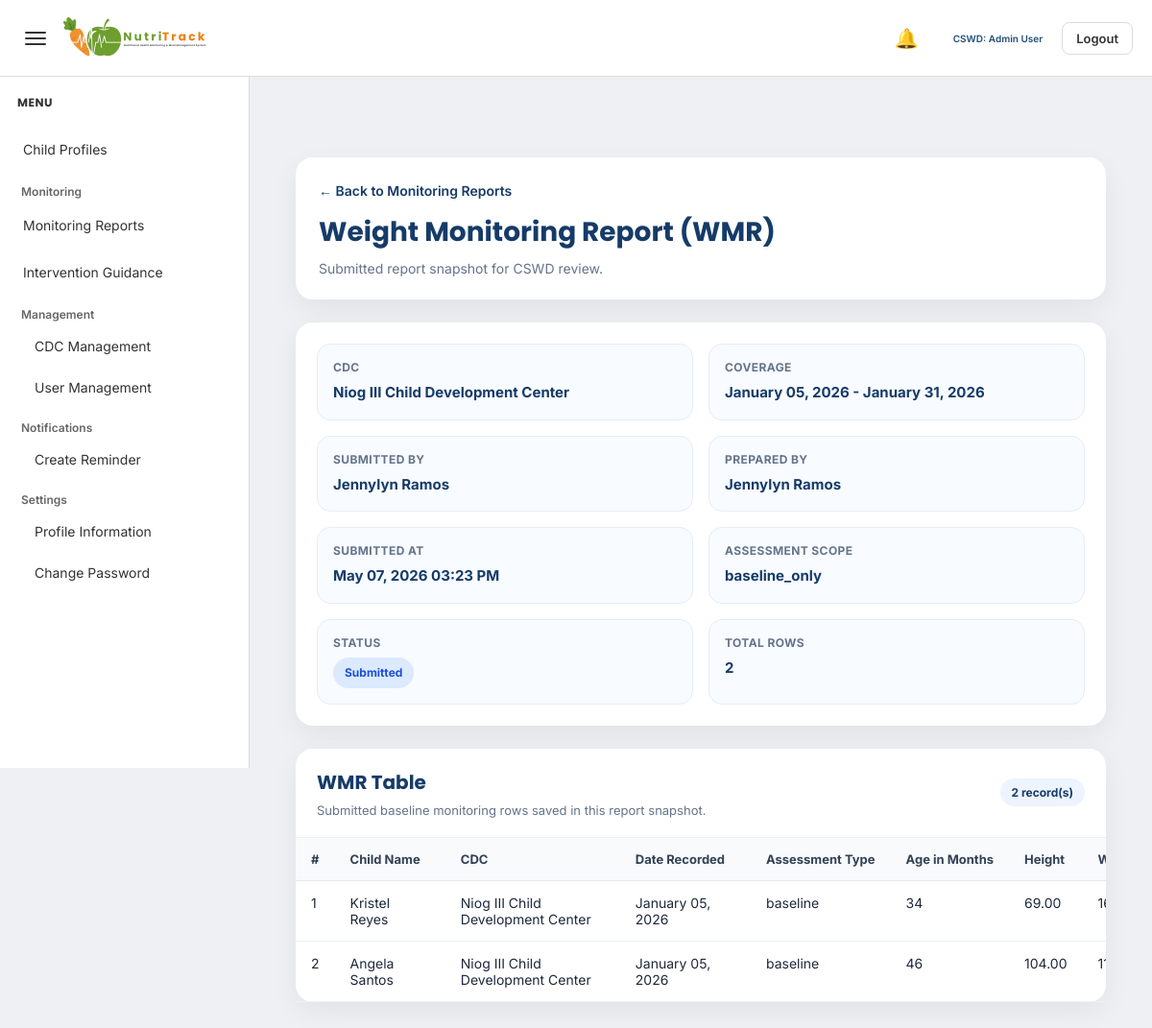
Screenshot of /admin/view_wmr_report.php?id=28 (signed in) with the database file from the repository.
### tables this page shows
CREATE TABLE `submitted_reports` (
  `submitted_report_id` int(11) NOT NULL,
  `report_type` varchar(100) NOT NULL,
  `cdc_id` int(11) NOT NULL,
  `submitted_by` int(11) NOT NULL,
  `date_from` date DEFAULT NULL,
  `date_to` date DEFAULT NULL,
  `submitted_at` datetime NOT NULL DEFAULT current_timestamp(),
  `status` varchar(50) NOT NULL DEFAULT 'submitted',
  `report_payload` longtext NOT NULL
);

CREATE TABLE `cdc` (
  `cdc_id` int(11) NOT NULL,
  `cdc_name` varchar(100) DEFAULT NULL,
  `barangay` varchar(100) DEFAULT NULL,
  `address` text DEFAULT NULL,
  `status` varchar(20) DEFAULT 'Active',
  `created_at` timestamp NOT NULL DEFAULT current_timestamp()
);

### admin/view_wmr_report.php (the view, shortened to what this page needs)
<?php
include '../config/database.php';
function h($value)
{
    return htmlspecialchars((string)$value, ENT_QUOTES, 'UTF-8');
}
function safe_value($value, $fallback = 'N/A')
{
    return (isset($value) && trim((string)$value) !== '') ? $value : $fallback;
}
function format_date_value($date, $fallback = 'N/A')
{
    $timestamp = strtotime($date);
    return date('F d, Y', $timestamp);
}
function format_datetime_value($date, $fallback = 'N/A')
{
    $timestamp = strtotime($date);
    return date('F d, Y h:i A', $timestamp);
}
$submitted_report_id = (int) $_GET['id'];
$report_sql = "
    SELECT
        sr.submitted_report_id,
        sr.report_type,
        sr.cdc_id,
        sr.submitted_by,
        sr.date_from,
        sr.date_to,
        sr.submitted_at,
        sr.status,
        sr.report_payload,
        c.cdc_name,
        c.barangay,
        c.address AS cdc_address,
        CONCAT(
            COALESCE(u.first_name, ''),
            CASE
                WHEN u.first_name IS NOT NULL AND u.first_name != '' AND u.last_name IS NOT NULL AND u.last_name != '' THEN ' '
                ELSE ''
            END,
            COALESCE(u.last_name, '')
        ) AS submitted_by_name
    FROM submitted_reports sr
    INNER JOIN cdc c ON sr.cdc_id = c.cdc_id
    INNER JOIN users u ON sr.submitted_by = u.user_id
    WHERE sr.submitted_report_id = ?
    LIMIT 1
";
$stmt_report = mysqli_prepare($conn, $report_sql);
mysqli_stmt_bind_param($stmt_report, "i", $submitted_report_id);
mysqli_stmt_execute($stmt_report);
$result_report = mysqli_stmt_get_result($stmt_report);
$report = mysqli_fetch_assoc($result_report);
$payload = json_decode($report['report_payload'], true);
$rows = [];
if (isset($payload['submitted_rows']) && is_array($payload['submitted_rows'])) {
    $rows = $payload['submitted_rows'];
}
$prepared_by = safe_value($payload['prepared_by'] ?? '', $report['submitted_by_name']);
$assessment_scope = safe_value($payload['assessment_scope'] ?? '', 'N/A');
$total_records = isset($payload['total_records']) ? (int)$payload['total_records'] : count($rows);
$coverage_text = 'All Dates';
if (!empty($report['date_from']) && !empty($report['date_to'])) {
    $coverage_text = format_date_value($report['date_from']) . ' - ' . format_date_value($report['date_to']);
} elseif (!empty($report['date_from'])) {
    $coverage_text = 'From ' . format_date_value($report['date_from']);
} elseif (!empty($report['date_to'])) {
    $coverage_text = 'Up to ' . format_date_value($report['date_to']);
}
$status = strtolower(trim((string)$report['status']));
$status_class = 'status-default';
if ($status === 'submitted') {
    $status_class = 'status-submitted';
} elseif ($status === 'reviewed') {
    $status_class = 'status-reviewed';
} elseif ($status === 'approved') {
    $status_class = 'status-approved';
} elseif ($status === 'returned') {
    $status_class = 'status-returned';
}
?>
<!DOCTYPE html>
<html lang="en">
<head>
    <link rel="stylesheet" href="../assets/admin/admin-style.css">
</head>
<body>
<?php include '../includes/admin_topbar.php'; ?>
<?php include '../includes/admin_sidebar.php'; ?>
<div class="main-content" id="mainContent">
    <div class="report-view-wrapper">
        <div class="report-header-card">
            <a href="monitoring_reports.php" class="back-link">← Back to Monitoring Reports</a>
            <div class="report-header">
                <h1>Weight Monitoring Report (WMR)</h1>
                <p>Submitted report snapshot for CSWD review.</p>
            </div>
        </div>
        <div class="summary-card">
            <div class="summary-grid">
                <div class="summary-item">
                    <div class="summary-label">CDC</div>
                    <div class="summary-value"><?php echo h(safe_value($payload['cdc_name'] ?? '', $report['cdc_name'])); ?></div>
                </div>
                <div class="summary-item">
                    <div class="summary-label">Coverage</div>
                    <div class="summary-value"><?php echo h($coverage_text); ?></div>
                </div>
                <div class="summary-item">
                    <div class="summary-label">Submitted By</div>
                    <div class="summary-value"><?php echo h(safe_value($report['submitted_by_name'])); ?></div>
                </div>
                <div class="summary-item">
                    <div class="summary-label">Prepared By</div>
                    <div class="summary-value"><?php echo h($prepared_by); ?></div>
                </div>
                <div class="summary-item">
                    <div class="summary-label">Submitted At</div>
                    <div class="summary-value"><?php echo h(format_datetime_value($report['submitted_at'])); ?></div>
                </div>
                <div class="summary-item">
                    <div class="summary-label">Assessment Scope</div>
                    <div class="summary-value"><?php echo h($assessment_scope); ?></div>
                </div>
                <div class="summary-item">
                    <div class="summary-label">Status</div>
                    <div class="summary-value">
                        <span class="status-badge <?php echo h($status_class); ?>">
                            <?php echo h(safe_value($report['status'])); ?>
                        </span>
                    </div>
                </div>
                <div class="summary-item">
                    <div class="summary-label">Total Rows</div>
                    <div class="summary-value"><?php echo (int)$total_records; ?></div>
                </div>
            </div>
        </div>
        <div class="table-card">
            <div class="table-header">
                <div>
                    <h2>WMR Table</h2>
                    <p>Submitted baseline monitoring rows saved in this report snapshot.</p>
                </div>
                <span class="record-count"><?php echo (int)$total_records; ?> record(s)</span>
            </div>
            <?php if (!empty($rows)): ?>
                <div class="table-wrap">
                    <table class="report-table">
                        <thead>
                            <tr>
                                <th>#</th>
                                <th>Child Name</th>
                                <th>CDC</th>
                                <th>Date Recorded</th>
                                <th>Assessment Type</th>
                                <th>Age in Months</th>
                                <th>Height</th>
                                <th>Weight</th>
                            </tr>
                        </thead>
                        <tbody>
                            <?php foreach ($rows as $index => $row): ?>
                                <tr>
                                    <td><?php echo (int)($index + 1); ?></td>
                                    <td><?php echo h(safe_value($row['child_name'] ?? '')); ?></td>
                                    <td><?php echo h(safe_value($row['cdc_name'] ?? '', $report['cdc_name'])); ?></td>
                                    <td><?php echo h(format_date_value($row['date_recorded'] ?? '')); ?></td>
                                    <td><?php echo h(safe_value($row['assessment_type'] ?? '')); ?></td>
                                    <td><?php echo h(safe_value($row['age_in_months'] ?? '')); ?></td>
                                    <td><?php echo h(safe_value($row['height'] ?? '')); ?></td>
                                    <td><?php echo h(safe_value($row['weight'] ?? '')); ?></td>
                                </tr>
                            <?php endforeach; ?>
                        </tbody>
                    </table>
                </div>
            <?php endif; ?>
        </div>
    </div>
</div>
</body>
</html>

### assets/admin/admin-style.css (style rules this page uses)
* { box-sizing:border-box; margin:0; padding:0; }
:root { --page-bg:#eef0f3; --card-bg:#ffffff; --text-color:#333333; --muted-text:#666666; --border-color:#dcdcdc; --input-bg:#ffffff; --input-border:#cfcfcf; --readonly-bg:#f5f5f5; --hover-bg:#edf3f8; --active-bg:#dbe7f3; --accent:#1F4E79; --secondary:#2E7D32; --alert:#C0392B; --warning:#E67E22; --table-head:#f7f7f7; --blue-soft:#cfdff1; --green-soft:#dce6da; --red-soft:#eadcdc; --orange-soft:#f4e2d3; }
body { background:var(--page-bg); font-family:'Inter', sans-serif; color:var(--text-color); }
a { text-decoration:none; }
.main-content { margin-left:260px; padding:140px 24px 24px; transition:margin-left 0.25s ease; }
.summary-grid { display:grid; grid-template-columns:repeat(3, 1fr); gap:18px; }
@media (max-width: 1200px) { .summary-grid { grid-template-columns:repeat(2, 1fr); } }

### admin/view_wmr_report.php (style rules this page uses)
.report-view-wrapper { padding: 24px; }
.report-header-card, .summary-card, .table-card { background: #ffffff; border-radius: 18px; box-shadow: 0 10px 30px rgba(15, 23, 42, 0.06); margin-bottom: 24px; }
.report-header-card { padding: 24px; }
.back-link { display: inline-flex; align-items: center; gap: 8px; text-decoration: none; color: #163b68; font-size: 14px; font-weight: 600; margin-bottom: 14px; }
.report-header h1 { margin: 0; font-family: 'Poppins', sans-serif; font-size: 28px; font-weight: 700; color: #163b68; }
.report-header p { margin: 8px 0 0; font-size: 14px; color: #64748b; }
.summary-card { padding: 22px; }
.summary-grid { display: grid; grid-template-columns: repeat(4, minmax(180px, 1fr)); gap: 16px; }
.summary-item { background: #f8fbff; border: 1px solid #e3edf8; border-radius: 14px; padding: 16px; }
.summary-label { font-size: 12px; font-weight: 700; color: #64748b; text-transform: uppercase; letter-spacing: 0.4px; margin-bottom: 8px; }
.summary-value { font-size: 15px; font-weight: 700; color: #163b68; line-height: 1.5; }
.table-header { padding: 20px 22px; border-bottom: 1px solid #eef2f7; display: flex; justify-content: space-between; align-items: center; gap: 12px; flex-wrap: wrap; }
.table-header h2 { margin: 0; font-family: 'Poppins', sans-serif; font-size: 20px; font-weight: 700; color: #163b68; }
.table-header p { margin: 6px 0 0; font-size: 13px; color: #64748b; }
.record-count, .status-badge { display: inline-flex; align-items: center; justify-content: center; padding: 7px 12px; border-radius: 999px; font-size: 12px; font-weight: 700; white-space: nowrap; }
.record-count { background: #edf4ff; color: #163b68; }
.status-badge { text-transform: capitalize; }
.status-submitted { background: #dbeafe; color: #1d4ed8; }
.table-wrap { width: 100%; overflow-x: auto; }
.report-table { width: 100%; min-width: 1450px; border-collapse: collapse; }
.report-table thead th { background: #f8fafc; font-size: 13px; font-weight: 700; color: #334155; text-align: left; padding: 14px 16px; border-bottom: 1px solid #e2e8f0; white-space: nowrap; }
.report-table tbody td { padding: 14px 16px; font-size: 14px; color: #1e293b; border-bottom: 1px solid #eef2f7; vertical-align: top; }
@media (max-width: 1200px) { .summary-grid { grid-template-columns: repeat(2, minmax(180px, 1fr)); } }

### rows the page displays
submitted_reports: cdc.cdc_name "Niog III Child Development Center", coverage_text "January 05, 2026 - January 31, 2026", submitted_at "May 07, 2026 03:23 PM", report_payload "baseline_only", status "Submitted", report_payload "2"

### other values shown
$admin_full_name "Admin User"
safe_value($report['submitted_by_name']) "Jennylyn Ramos"
$prepared_by "Jennylyn Ramos"
safe_value($row['child_name'] ?? '') "Kristel Reyes"
format_date_value($row['date_recorded'] ?? '') "January 05, 2026"
safe_value($row['assessment_type'] ?? '') "baseline"
safe_value($row['age_in_months'] ?? '') "34"
safe_value($row['height'] ?? '') "69.00"
safe_value($row['child_name'] ?? '') "Angela Santos"
safe_value($row['age_in_months'] ?? '') "46"
safe_value($row['height'] ?? '') "104.00"
